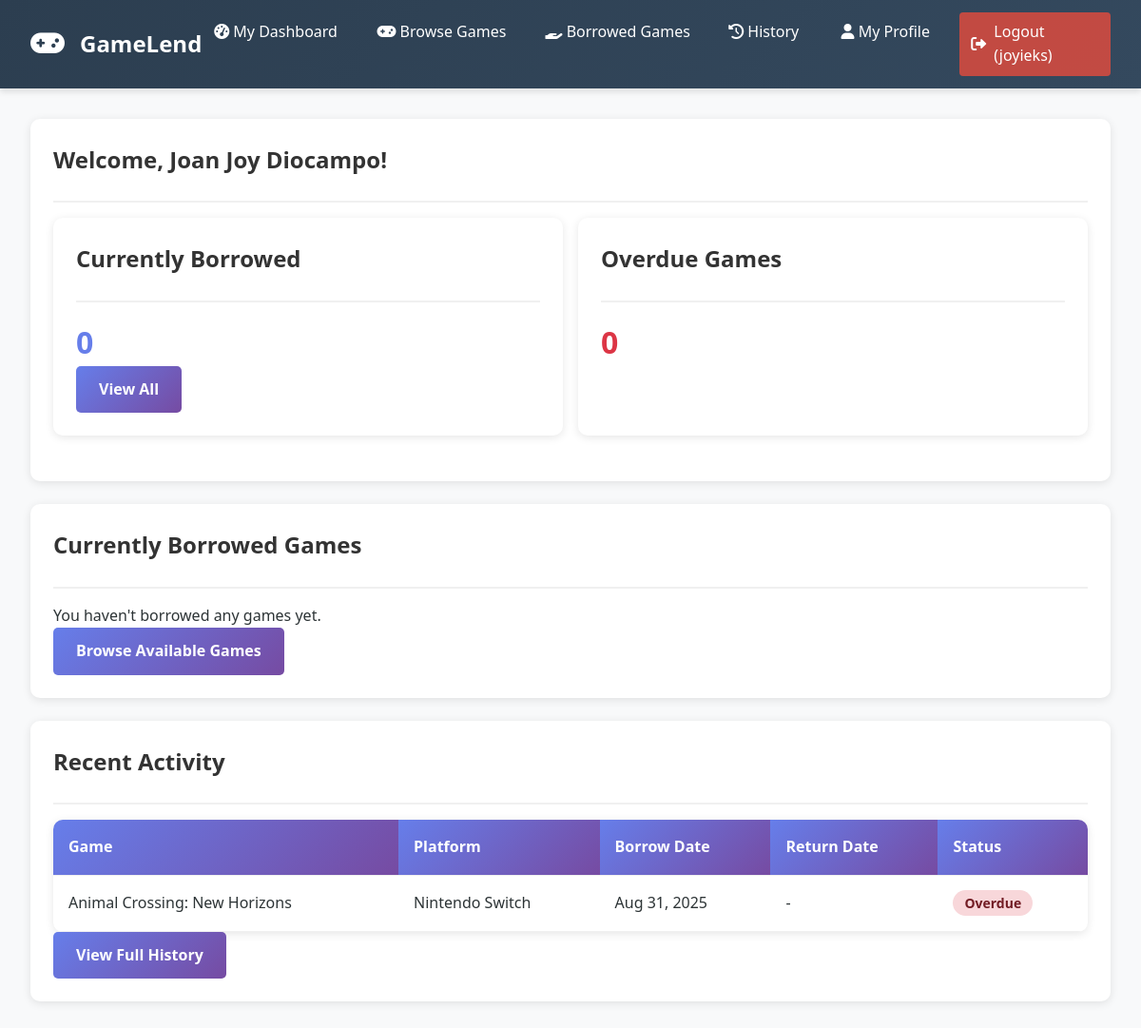
Before: /customer/dashboard.php (signed in) with the older database file.
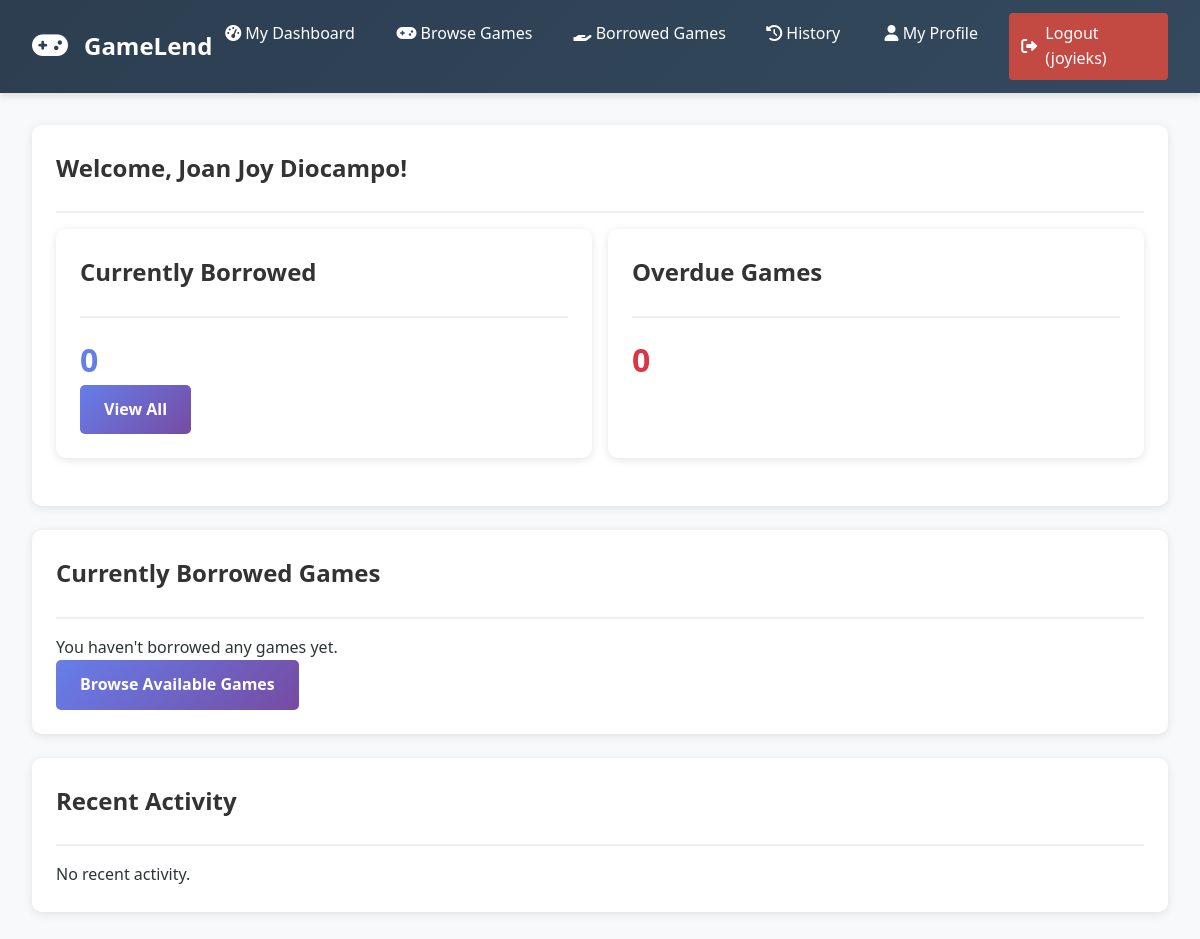
After: the same page with the newer database file.
### tables this page shows
CREATE TABLE `borrow_transactions` (
  `id` int(11) NOT NULL,
  `user_id` int(11) NOT NULL,
  `game_id` int(11) NOT NULL,
  `quantity` tinyint(3) UNSIGNED NOT NULL DEFAULT 1,
  `borrow_date` datetime NOT NULL DEFAULT current_timestamp(),
  `due_date` datetime DEFAULT NULL,
  `return_date` datetime DEFAULT NULL,
  `status` enum('borrowed','returned','overdue','cancelled') NOT NULL DEFAULT 'borrowed',
  `fine_amount` decimal(10,2) NOT NULL DEFAULT 0.00,
  `active` tinyint(1) NOT NULL DEFAULT 1,
  `created_at` timestamp NOT NULL DEFAULT current_timestamp(),
  `updated_at` timestamp NOT NULL DEFAULT current_timestamp() ON UPDATE current_timestamp()
);

CREATE TABLE `games` (
  `id` int(11) NOT NULL,
  `title` varchar(100) NOT NULL,
  `platform` varchar(50) NOT NULL,
  `total_quantity` int(10) UNSIGNED NOT NULL DEFAULT 1,
  `available_quantity` int(10) UNSIGNED NOT NULL DEFAULT 1,
  `status` enum('available','borrowed','maintenance') NOT NULL DEFAULT 'available',
  `created_at` timestamp NOT NULL DEFAULT current_timestamp(),
  `updated_at` timestamp NOT NULL DEFAULT current_timestamp() ON UPDATE current_timestamp()
);

### customer/dashboard.php (the view, shortened to what this page needs)
<?php
require_once '../db/db_connect.php';
$user_id = $_SESSION['user_id'];
$stmt = $pdo->prepare("SELECT * FROM users WHERE id = ?");
$stmt->execute([$user_id]);
$user = $stmt->fetch();
$stmt = $pdo->prepare("SELECT bt.*, g.title, g.platform, g.status
                       FROM borrow_transactions bt
                       JOIN games g ON bt.game_id = g.id
                       WHERE bt.user_id = ? AND bt.status = 'borrowed'
                       ORDER BY bt.borrow_date DESC");
$stmt->execute([$user_id]);
$borrowed_games = $stmt->fetchAll();
$stmt = $pdo->prepare("SELECT bt.*, g.title, g.platform
                       FROM borrow_transactions bt
                       JOIN games g ON bt.game_id = g.id
                       WHERE bt.user_id = ?
                       ORDER BY bt.borrow_date DESC LIMIT 10");
$stmt->execute([$user_id]);
$recent_history = $stmt->fetchAll();
$total_borrowed = count($borrowed_games);
$overdue_count = 0;
include 'includes/customer_header.php';
?>
<div class="card">
    <div class="card-header">
        <h2 class="card-title">Welcome, <?php echo htmlspecialchars($user['first_name'] . ' ' . $user['last_name']); ?>!</h2>
    </div>
    <div class="grid">
        <div class="card">
            <div class="card-header">
                <h3 class="card-title">Currently Borrowed</h3>
            </div>
            <p style="font-size: 2rem; font-weight: bold; color: #667eea;"><?php echo $total_borrowed; ?></p>
            <a href="borrowed.php" class="btn btn-primary">View All</a>
        </div>
        <div class="card">
            <div class="card-header">
                <h3 class="card-title">Overdue Games</h3>
            </div>
            <p style="font-size: 2rem; font-weight: bold; color: #dc3545;"><?php echo $overdue_count; ?></p>
        </div>
    </div>
</div>
<div class="card">
    <div class="card-header">
        <h3 class="card-title">Currently Borrowed Games</h3>
    </div>
    <?php if(empty($borrowed_games)): ?>
        <p>You haven't borrowed any games yet.</p>
        <a href="games.php" class="btn btn-primary">Browse Available Games</a>
    <?php endif; ?>
</div>
<div class="card">
    <div class="card-header">
        <h3 class="card-title">Recent Activity</h3>
    </div>
    <?php if(empty($recent_history)): ?>
        <p>No recent activity.</p>
    <?php else: ?>
        <table class="table">
            <thead>
                <tr>
                    <th>Game</th>
                    <th>Platform</th>
                    <th>Borrow Date</th>
                    <th>Return Date</th>
                    <th>Status</th>
                </tr>
            </thead>
            <tbody>
                <?php foreach($recent_history as $transaction): ?>
                    <tr>
                        <td><?php echo htmlspecialchars($transaction['title']); ?></td>
                        <td><?php echo htmlspecialchars($transaction['platform']); ?></td>
                        <td><?php echo date('M j, Y', strtotime($transaction['borrow_date'])); ?></td>
                        <td>
                            <?php if($transaction['return_date']): ?>
                                <?php echo date('M j, Y', strtotime($transaction['return_date'])); ?>
                            <?php else: ?>
                                -
                            <?php endif; ?>
                        </td>
                        <td>
                            <span class="badge badge-<?php echo $transaction['status']; ?>">
                                <?php echo ucfirst($transaction['status']); ?>
                            </span>
                        </td>
                    </tr>
                <?php endforeach; ?>
            </tbody>
        </table>
        <p><a href="history.php" class="btn btn-primary">View Full History</a></p>
    <?php endif; ?>
</div>
<?php include 'includes/customer_footer.php'; ?>

Changed rows visible on the page:
removed borrow_transactions: game.title "Animal Crossing: New Horizons", game.platform "Nintendo Switch", borrow_date "Aug 31, 2025", status "Overdue"
Other visible differences:
text no longer shown: "Game Platform Borrow Date Return Date Status View Full History"
text now shown: "No recent activity."
